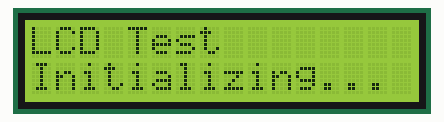
Simulated run of this sketch. Board: Arduino Uno, built with avr-gcc and run on an emulated ATmega328P. Parts: 16×2 character LCD. What the sketch prints to the serial monitor is not drawn.

Above: at 0.1 s.
At 2.28 s:
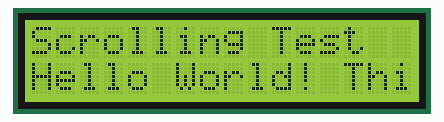
At 17.3 s:
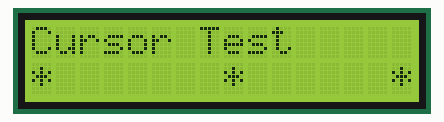
At 20.8 s:
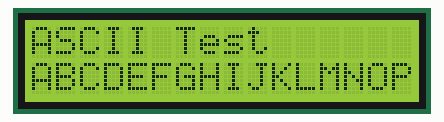
At 28.1 s:
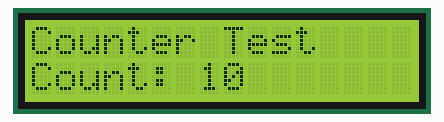
At 32.1 s:
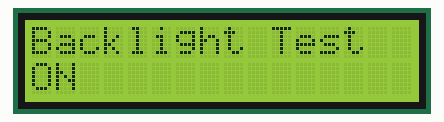

The sketch:

LCD_Test.ino
```cpp
/*
 * LCD Screen Test Code
 * Tests basic LCD functionality including text display, cursor positioning,
 * and screen updates
 *
 * Common LCD types supported:
 * - 16x2 LCD (I2C or parallel)
 * - 20x4 LCD (I2C or parallel)
 */

#include <Wire.h>
#include <LiquidCrystal_I2C.h>

// LCD Configuration
// Adjust the address (0x27 or 0x3F) and size (16x2 or 20x4) based on your LCD
#define LCD_ADDR 0x27    // Common I2C addresses: 0x27 or 0x3F
#define LCD_COLS 16      // Number of columns
#define LCD_ROWS 2       // Number of rows

LiquidCrystal_I2C lcd(LCD_ADDR, LCD_COLS, LCD_ROWS);

void setup() {
  Serial.begin(9600);
  Serial.println("LCD Test Starting...");

  // Initialize LCD
  lcd.init();
  lcd.backlight();

  // Test 1: Basic text display
  lcd.clear();
  lcd.setCursor(0, 0);
  lcd.print("LCD Test");
  lcd.setCursor(0, 1);
  lcd.print("Initializing...");
  delay(2000);

  Serial.println("LCD initialized successfully!");
}

void loop() {
  // Test 2: Scrolling text
  testScrollingText();
  delay(1000);

  // Test 3: Cursor positioning
  testCursorPositions();
  delay(1000);

  // Test 4: Character display
  testCharacters();
  delay(1000);

  // Test 5: Counter display
  testCounter();
  delay(1000);

  // Test 6: Backlight control
  testBacklight();
  delay(1000);
}

void testScrollingText() {
  Serial.println("Test: Scrolling Text");
  lcd.clear();
  lcd.setCursor(0, 0);
  lcd.print("Scrolling Test");

  String text = "Hello World! This is a scrolling message. ";
  for (int i = 0; i < text.length(); i++) {
    lcd.setCursor(0, 1);
    lcd.print(text.substring(i, i + LCD_COLS));
    delay(300);
  }
}

void testCursorPositions() {
  Serial.println("Test: Cursor Positions");
  lcd.clear();
  lcd.setCursor(0, 0);
  lcd.print("Cursor Test");

  // Display markers at corners and center
  lcd.setCursor(0, 1);
  lcd.print("*");
  delay(500);

  lcd.setCursor(LCD_COLS - 1, 1);
  lcd.print("*");
  delay(500);

  lcd.setCursor(LCD_COLS / 2, 1);
  lcd.print("*");
  delay(1000);
}

void testCharacters() {
  Serial.println("Test: Characters");
  lcd.clear();
  lcd.setCursor(0, 0);
  lcd.print("ASCII Test");

  // Display some ASCII characters
  lcd.setCursor(0, 1);
  for (int i = 0; i < LCD_COLS && i < 16; i++) {
    lcd.print((char)(65 + i)); // A-P
    delay(100);
  }
  delay(1000);
}

void testCounter() {
  Serial.println("Test: Counter");
  lcd.clear();
  lcd.setCursor(0, 0);
  lcd.print("Counter Test");

  for (int i = 0; i <= 10; i++) {
    lcd.setCursor(0, 1);
    lcd.print("Count: ");
    lcd.print(i);
    lcd.print("  "); // Clear extra digits
    delay(500);
  }
}

void testBacklight() {
  Serial.println("Test: Backlight");
  lcd.clear();
  lcd.setCursor(0, 0);
  lcd.print("Backlight Test");

  for (int i = 0; i < 3; i++) {
    lcd.setCursor(0, 1);
    lcd.print("OFF");
    lcd.noBacklight();
    delay(500);

    lcd.backlight();
    lcd.setCursor(0, 1);
    lcd.print("ON ");
    delay(500);
  }
}
```

Measured:
- what the display in image 2 shows lasts 2.0 s, from 17.3 s to 19.3 s
- what the display in image 3 shows lasts 2.1 s, from 20.8 s to 22.9 s
- what the display in image 4 shows lasts 1.5 s, from 28.0 s to 29.5 s
